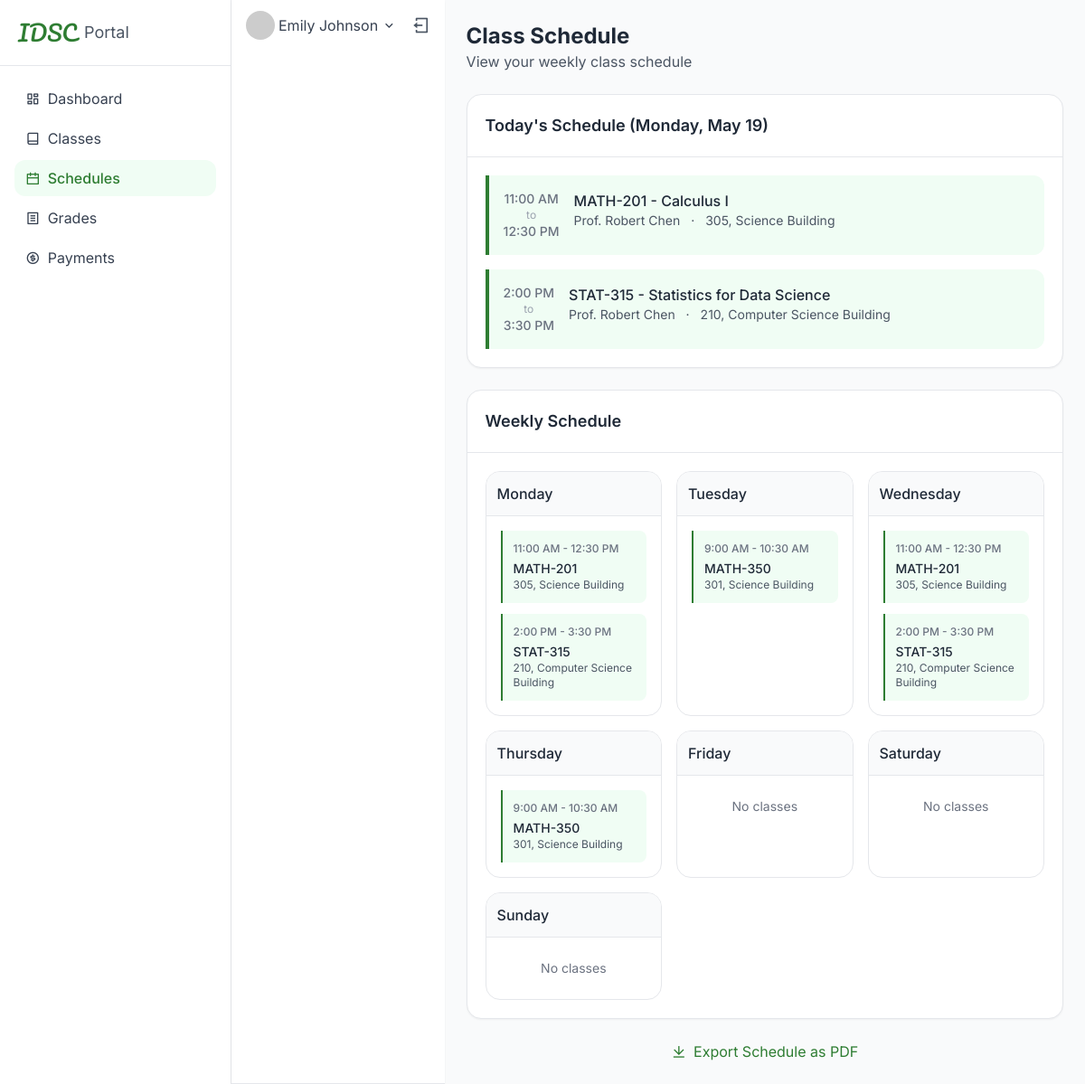
Page /student/schedules.php (signed in) on the committed database.
### tables this page shows
CREATE TABLE users (
    user_id VARCHAR(20) PRIMARY KEY,
    password VARCHAR(255) NOT NULL,
    role ENUM('student', 'instructor', 'admin') NOT NULL,
    email VARCHAR(100) NOT NULL UNIQUE,
    first_name VARCHAR(50) NOT NULL,
    last_name VARCHAR(50) NOT NULL,
    profile_image VARCHAR(255) DEFAULT NULL,
    created_at TIMESTAMP DEFAULT CURRENT_TIMESTAMP,
    last_login DATETIME DEFAULT NULL
);

CREATE TABLE courses (
    course_id VARCHAR(20) PRIMARY KEY,
    course_name VARCHAR(100) NOT NULL,
    department VARCHAR(100) NOT NULL,
    description TEXT,
    credits INT NOT NULL,
    created_at TIMESTAMP DEFAULT CURRENT_TIMESTAMP
);

CREATE TABLE class_schedule (
    schedule_id INT AUTO_INCREMENT PRIMARY KEY,
    class_id INT NOT NULL,
    day_of_week ENUM('Monday', 'Tuesday', 'Wednesday', 'Thursday', 'Friday', 'Saturday', 'Sunday') NOT NULL,
    start_time TIME NOT NULL,
    end_time TIME NOT NULL,
    room VARCHAR(50) NOT NULL,
    building VARCHAR(100) NOT NULL,
    FOREIGN KEY (class_id) REFERENCES classes(class_id) ON DELETE CASCADE
);

### config.php (called while the page is built, shortened)
<?php
function get_db_connection() {
    static $conn;
    if (!isset($conn)) {
        $conn = mysqli_connect(DB_HOST, DB_USER, DB_PASS, DB_NAME);
    }
    return $conn;
}
function get_user_info($user_id) {
    $conn = get_db_connection();
    $user_id = mysqli_real_escape_string($conn, $user_id);
    $query = "SELECT * FROM users WHERE user_id = '$user_id'";
    $result = mysqli_query($conn, $query);
    if ($result && mysqli_num_rows($result) > 0) {
        return mysqli_fetch_assoc($result);
    }
    return null;
}
?>

### dashboard_functions.php (called while the page is built, shortened)
<?php
require_once 'config.php';
function get_student_today_schedule($student_id) {
    $conn = get_db_connection();
    $student_id = mysqli_real_escape_string($conn, $student_id);
    $day_of_week = date('l');
    $query = "SELECT c.course_id, c.course_name, c.department,
              cl.class_id, cs.day_of_week, cs.start_time, cs.end_time,
              cs.room, cs.building,
              u.first_name, u.last_name, u.user_id as instructor_id
              FROM enrollments e
              JOIN classes cl ON e.class_id = cl.class_id
              JOIN class_schedule cs ON cl.class_id = cs.class_id
              JOIN courses c ON cl.course_id = c.course_id
              JOIN users u ON cl.instructor_id = u.user_id
              WHERE e.student_id = '$student_id'
              AND e.status = 'enrolled'
              AND cs.day_of_week = '$day_of_week'
              ORDER BY cs.start_time";
    $result = mysqli_query($conn, $query);
    $schedule = [];
    if ($result) {
        while ($row = mysqli_fetch_assoc($result)) {
            $schedule[] = $row;
        }
    }
    return $schedule;
}
function format_time($time, $format = 'g:i A') {
    return date($format, strtotime($time));
}

### student/schedules.php (the view, shortened to what this page needs)
<?php
require_once '../config.php';
require_once '../dashboard_functions.php';
$current_page = 'schedules';
$student_id = $_SESSION['user_id'];
$user_info = get_user_info($student_id);
$today_schedule = get_student_today_schedule($student_id);
$conn = get_db_connection();
$query = "SELECT
            cs.day_of_week, cs.start_time, cs.end_time, cs.room, cs.building,
            c.course_id, c.course_name, c.department,
            cl.semester, cl.year,
            u.first_name, u.last_name
          FROM enrollments e
          JOIN classes cl ON e.class_id = cl.class_id
          JOIN class_schedule cs ON cl.class_id = cs.class_id
          JOIN courses c ON cl.course_id = c.course_id
          JOIN users u ON cl.instructor_id = u.user_id
          WHERE e.student_id = '$student_id' AND e.status = 'enrolled'
          ORDER BY FIELD(cs.day_of_week, 'Monday', 'Tuesday', 'Wednesday', 'Thursday', 'Friday', 'Saturday', 'Sunday'),
                   cs.start_time";
$result = mysqli_query($conn, $query);
$weekly_schedule = [];
$days_of_week = ['Monday', 'Tuesday', 'Wednesday', 'Thursday', 'Friday', 'Saturday', 'Sunday'];
foreach ($days_of_week as $day) {
    $weekly_schedule[$day] = [];
}
if ($result) {
    while ($row = mysqli_fetch_assoc($result)) {
        $weekly_schedule[$row['day_of_week']][] = $row;
    }
}
?>
<!DOCTYPE html>
<html lang="en">
<head>
    <script src="https://cdn.tailwindcss.com/3.4.16"></script>
    <link rel="stylesheet" href="https://cdnjs.cloudflare.com/ajax/libs/remixicon/4.6.0/remixicon.min.css">
</head>
<body class="bg-gray-50">
    <div class="min-h-screen flex flex-col">
        <div class="flex flex-1">
            <?php include 'inc_nav.php'; ?>
            <main class="flex-1 flex flex-col">
                <div class="flex-1 overflow-y-auto p-4 md:p-6">
                    <div class="mb-6">
                        <h1 class="text-2xl font-bold text-gray-800">Class Schedule</h1>
                        <p class="text-gray-600">View your weekly class schedule</p>
                    </div>
                    <div class="bg-white rounded-lg border shadow-sm mb-6">
                        <div class="p-5 border-b">
                            <h2 class="text-lg font-semibold text-gray-800">Today's Schedule (<?php echo date('l, F j'); ?>)</h2>
                        </div>
                        <div class="p-5">
                            <?php if (empty($today_schedule)): ?>
                                <div class="text-center py-6">
                                    <div class="w-16 h-16 bg-gray-100 rounded-full flex items-center justify-center mx-auto mb-4">
                                        <i class="ri-calendar-line text-2xl text-gray-400"></i>
                                    </div>
                                    <h3 class="text-gray-500 font-medium">No classes scheduled for today</h3>
                                    <p class="text-sm text-gray-400 mt-1">You have a free day!</p>
                                </div>
                            <?php else: ?>
                                <div class="space-y-4">
                                    <?php foreach ($today_schedule as $class): ?>
                                        <div class="flex border-l-4 border-primary rounded-r-md bg-green-50 p-4">
                                            <div class="flex-shrink-0 mr-4 flex flex-col items-center justify-center">
                                                <span class="text-sm font-medium text-gray-500"><?php echo format_time($class['start_time']); ?></span>
                                                <span class="text-xs text-gray-400">to</span>
                                                <span class="text-sm font-medium text-gray-500"><?php echo format_time($class['end_time']); ?></span>
                                            </div>
                                            <div class="flex-1">
                                                <h3 class="font-medium text-gray-800"><?php echo htmlspecialchars($class['course_id'] . ' - ' . $class['course_name']); ?></h3>
                                                <p class="text-sm text-gray-600">
                                                    <span><?php echo htmlspecialchars('Prof. ' . $class['first_name'] . ' ' . $class['last_name']); ?></span>
                                                    <span class="mx-2">·</span>
                                                    <span><?php echo htmlspecialchars($class['room'] . ', ' . $class['building']); ?></span>
                                                </p>
                                            </div>
                                        </div>
                                    <?php endforeach; ?>
                                </div>
                            <?php endif; ?>
                        </div>
                    </div>
                    <div class="bg-white rounded-lg border shadow-sm">
                        <div class="p-5 border-b">
                            <h2 class="text-lg font-semibold text-gray-800">Weekly Schedule</h2>
                        </div>
                        <div class="p-5">
                            <div class="grid grid-cols-1 md:grid-cols-2 lg:grid-cols-3 xl:grid-cols-7 gap-4">
                                <?php foreach ($weekly_schedule as $day => $classes): ?>
                                    <div class="border rounded-lg overflow-hidden">
                                        <div class="p-3 bg-gray-50 border-b">
                                            <h3 class="font-medium text-gray-800"><?php echo $day; ?></h3>
                                        </div>
                                        <div class="p-4">
                                            <?php if (empty($classes)): ?>
                                                <p class="text-center text-gray-500 py-2 text-sm">No classes</p>
                                            <?php else: ?>
                                                <div class="space-y-3">
                                                    <?php foreach ($classes as $class): ?>
                                                        <div class="p-3 border-l-2 border-primary bg-green-50 rounded-r">
                                                            <div class="text-xs font-medium text-gray-500 mb-1">
                                                                <?php echo format_time($class['start_time']); ?> - <?php echo format_time($class['end_time']); ?>
                                                            </div>
                                                            <div class="font-medium text-sm text-gray-800">
                                                                <?php echo htmlspecialchars($class['course_id']); ?>
                                                            </div>
                                                            <div class="text-xs text-gray-600">
                                                                <?php echo htmlspecialchars($class['room'] . ', ' . $class['building']); ?>
                                                            </div>
                                                        </div>
                                                    <?php endforeach; ?>
                                                </div>
                                            <?php endif; ?>
                                        </div>
                                    </div>
                                <?php endforeach; ?>
                            </div>
                        </div>
                    </div>
                    <div class="mt-6 text-center">
                        <a href="#" class="inline-flex items-center space-x-2 text-primary hover:underline">
                            <i class="ri-download-line"></i>
                            <span>Export Schedule as PDF</span>
                        </a>
                    </div>
                </div>
            </main>
        </div>
    </div>
</body>
</html>

### student/inc_nav.php (shortened to what this page needs)
<?php
function is_active($page, $current_page) {
    return $page === $current_page;
}
$pages = [
    'dashboard' => ['icon' => 'ri-dashboard-line', 'title' => 'Dashboard'],
    'classes' => ['icon' => 'ri-book-line', 'title' => 'Classes'],
    'schedules' => ['icon' => 'ri-calendar-line', 'title' => 'Schedules'],
    'grades' => ['icon' => 'ri-file-list-line', 'title' => 'Grades'],
    'payments' => ['icon' => 'ri-money-dollar-circle-line', 'title' => 'Payments']
];
?>
<aside class="w-64 bg-white shadow-sm border-r hidden lg:block">
    <div class="p-5 border-b">
        <div class="flex items-center space-x-2">
            <h1 class="font-['Pacifico'] text-2xl text-primary">IDSC</h1>
            <span class="text-gray-600 text-lg">Portal</span>
        </div>
    </div>
    <nav class="p-4 space-y-1">
        <?php foreach ($pages as $page => $details): ?>
            <a href="<?php echo $page; ?>.php" class="flex items-center space-x-2 px-3 py-2 rounded-md <?php echo is_active($page, $current_page) ? 'bg-green-50 text-primary font-medium' : 'text-gray-700 hover:bg-green-50 hover:text-primary transition-colors'; ?>">
                <i class="<?php echo $details['icon']; ?>"></i>
                <span><?php echo $details['title']; ?></span>
            </a>
        <?php endforeach; ?>
    </nav>
</aside>
<header class="bg-white shadow-sm border-b sticky top-0 z-10">
    <div class="flex items-center justify-between px-4 py-3">
        <div class="flex items-center space-x-4">
            <div class="relative">
                <button type="button" class="flex items-center space-x-1 text-gray-700">
                    <img src="https://ui-avatars.com/api/?name=<?php echo urlencode($user_info['first_name'] . ' ' . $user_info['last_name']); ?>&background=E9F5E9&color=2E7D32" class="w-8 h-8 rounded-full" alt="Profile">
                    <span class="hidden md:inline-block"><?php echo htmlspecialchars($user_info['first_name'] . ' ' . $user_info['last_name']); ?></span>
                    <i class="ri-arrow-down-s-line"></i>
                </button>
            </div>
            <form method="POST" action="../auth.php">
                <button type="submit" class="text-gray-600 hover:text-primary">
                    <i class="ri-logout-box-line text-xl"></i>
                </button>
            </form>
        </div>
    </div>
</header>

### student/schedules.php (style rules this page uses)
:where([class^="ri-"])::before { content: "\f3c2"; }
body { font-family: 'Inter', sans-serif; background-color: #f8faf8; min-height: 100vh; }

### rows in the picture
users: first_name+last_name "Emily Johnson"
courses: class_schedule.start_time "11:00 AM", class_schedule.end_time "12:30 PM", course_id+course_name "MATH-201 - Calculus I", users.first_name+last_name "Prof. Robert Chen", class_schedule.room+building "305, Science Building"
courses: class_schedule.start_time "2:00 PM", class_schedule.end_time "3:30 PM", course_id+course_name "STAT-315 - Statistics for Data Science", users.first_name+last_name "Prof. Robert Chen", class_schedule.room+building "210, Computer Science Building"
class_schedule: start_time "11:00 AM", end_time "12:30 PM", courses.course_id "MATH-201", room+building "305, Science Building"
class_schedule: start_time "2:00 PM", end_time "3:30 PM", courses.course_id "STAT-315", room+building "210, Computer Science Building"
class_schedule: start_time "9:00 AM", end_time "10:30 AM", courses.course_id "MATH-350", room+building "301, Science Building"
class_schedule: start_time "11:00 AM", end_time "12:30 PM", courses.course_id "MATH-201", room+building "305, Science Building"
class_schedule: start_time "2:00 PM", end_time "3:30 PM", courses.course_id "STAT-315", room+building "210, Computer Science Building"
class_schedule: start_time "9:00 AM", end_time "10:30 AM", courses.course_id "MATH-350", room+building "301, Science Building"

### other values in the picture
$details['title'] "Dashboard"
$details['title'] "Classes"
$details['title'] "Schedules"
$details['title'] "Grades"
$details['title'] "Payments"
$day "Monday"
$day "Tuesday"
$day "Wednesday"
$day "Thursday"
$day "Friday"
$day "Saturday"
$day "Sunday"
